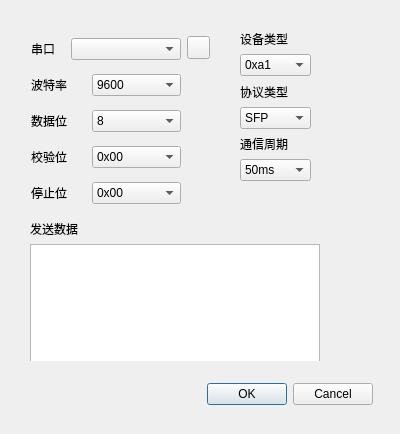
<?xml version="1.0" encoding="UTF-8"?>
<ui version="4.0">
 <class>setwindow</class>
 <widget class="QWidget" name="setwindow">
  <property name="geometry">
   <rect>
    <x>0</x>
    <y>0</y>
    <width>400</width>
    <height>434</height>
   </rect>
  </property>
  <property name="windowTitle">
   <string>Form</string>
  </property>
  <widget class="QDialogButtonBox" name="OKbuttonBox">
   <property name="geometry">
    <rect>
     <x>180</x>
     <y>380</y>
     <width>193</width>
     <height>28</height>
    </rect>
   </property>
   <property name="standardButtons">
    <set>QDialogButtonBox::Cancel|QDialogButtonBox::Ok</set>
   </property>
  </widget>
  <widget class="QWidget" name="layoutWidget">
   <property name="geometry">
    <rect>
     <x>240</x>
     <y>30</y>
     <width>75</width>
     <height>151</height>
    </rect>
   </property>
   <layout class="QVBoxLayout" name="verticalLayout_14">
    <item>
     <layout class="QVBoxLayout" name="verticalLayout">
      <item>
       <widget class="QLabel" name="label_11">
        <property name="maximumSize">
         <size>
          <width>55</width>
          <height>20</height>
         </size>
        </property>
        <property name="text">
         <string>设备类型</string>
        </property>
       </widget>
      </item>
      <item>
       <widget class="QComboBox" name="device_Box_6">
        <property name="maximumSize">
         <size>
          <width>71</width>
          <height>16777215</height>
         </size>
        </property>
        <item>
         <property name="text">
          <string>0xa1</string>
         </property>
        </item>
        <item>
         <property name="text">
          <string>0xa2</string>
         </property>
        </item>
        <item>
         <property name="text">
          <string>0xa3</string>
         </property>
        </item>
        <item>
         <property name="text">
          <string>0xa4</string>
         </property>
        </item>
        <item>
         <property name="text">
          <string>0xa5</string>
         </property>
        </item>
        <item>
         <property name="text">
          <string>0xa6</string>
         </property>
        </item>
        <item>
         <property name="text">
          <string>0xa7</string>
         </property>
        </item>
        <item>
         <property name="text">
          <string>0x18</string>
         </property>
        </item>
        <item>
         <property name="text">
          <string>0x19</string>
         </property>
        </item>
       </widget>
      </item>
     </layout>
    </item>
    <item>
     <layout class="QVBoxLayout" name="verticalLayout_2">
      <item>
       <widget class="QLabel" name="label_9">
        <property name="maximumSize">
         <size>
          <width>55</width>
          <height>20</height>
         </size>
        </property>
        <property name="text">
         <string>协议类型</string>
        </property>
       </widget>
      </item>
      <item>
       <widget class="QComboBox" name="protocol_Box_8">
        <property name="maximumSize">
         <size>
          <width>71</width>
          <height>16777215</height>
         </size>
        </property>
        <item>
         <property name="text">
          <string>SFP</string>
         </property>
        </item>
        <item>
         <property name="text">
          <string>RSSP-I</string>
         </property>
        </item>
        <item>
         <property name="text">
          <string>透传数据</string>
         </property>
        </item>
       </widget>
      </item>
     </layout>
    </item>
    <item>
     <layout class="QVBoxLayout" name="verticalLayout_13">
      <item>
       <widget class="QLabel" name="label_10">
        <property name="maximumSize">
         <size>
          <width>55</width>
          <height>20</height>
         </size>
        </property>
        <property name="text">
         <string>通信周期</string>
        </property>
       </widget>
      </item>
      <item>
       <widget class="QComboBox" name="cycle_Box_7">
        <property name="maximumSize">
         <size>
          <width>71</width>
          <height>16777215</height>
         </size>
        </property>
        <item>
         <property name="text">
          <string>50ms</string>
         </property>
        </item>
        <item>
         <property name="text">
          <string>100ms</string>
         </property>
        </item>
        <item>
         <property name="text">
          <string>200ms</string>
         </property>
        </item>
       </widget>
      </item>
     </layout>
    </item>
   </layout>
  </widget>
  <widget class="QWidget" name="layoutWidget">
   <property name="geometry">
    <rect>
     <x>31</x>
     <y>30</y>
     <width>179</width>
     <height>184</height>
    </rect>
   </property>
   <layout class="QHBoxLayout" name="horizontalLayout">
    <item>
     <layout class="QVBoxLayout" name="verticalLayout_3">
      <item>
       <layout class="QHBoxLayout" name="horizontalLayout_6">
        <item>
         <widget class="QLabel" name="label_3">
          <property name="maximumSize">
           <size>
            <width>55</width>
            <height>20</height>
           </size>
          </property>
          <property name="text">
           <string>串口</string>
          </property>
         </widget>
        </item>
        <item>
         <widget class="QComboBox" name="com1_serialBox">
          <property name="minimumSize">
           <size>
            <width>110</width>
            <height>0</height>
           </size>
          </property>
         </widget>
        </item>
       </layout>
      </item>
      <item>
       <layout class="QHBoxLayout" name="horizontalLayout_5">
        <item>
         <widget class="QLabel" name="label_4">
          <property name="maximumSize">
           <size>
            <width>55</width>
            <height>20</height>
           </size>
          </property>
          <property name="text">
           <string>波特率</string>
          </property>
         </widget>
        </item>
        <item>
         <widget class="QComboBox" name="com1_baudBox">
          <item>
           <property name="text">
            <string>9600</string>
           </property>
          </item>
          <item>
           <property name="text">
            <string>19200</string>
           </property>
          </item>
          <item>
           <property name="text">
            <string>38400</string>
           </property>
          </item>
          <item>
           <property name="text">
            <string>56000</string>
           </property>
          </item>
          <item>
           <property name="text">
            <string>115200</string>
           </property>
          </item>
          <item>
           <property name="text">
            <string>128000</string>
           </property>
          </item>
          <item>
           <property name="text">
            <string>256000</string>
           </property>
          </item>
          <item>
           <property name="text">
            <string>512000</string>
           </property>
          </item>
         </widget>
        </item>
       </layout>
      </item>
      <item>
       <layout class="QHBoxLayout" name="horizontalLayout_4">
        <item>
         <widget class="QLabel" name="label_5">
          <property name="maximumSize">
           <size>
            <width>55</width>
            <height>20</height>
           </size>
          </property>
          <property name="text">
           <string>数据位</string>
          </property>
         </widget>
        </item>
        <item>
         <widget class="QComboBox" name="com1_dataBox">
          <item>
           <property name="text">
            <string>8</string>
           </property>
          </item>
          <item>
           <property name="text">
            <string>7</string>
           </property>
          </item>
          <item>
           <property name="text">
            <string>6</string>
           </property>
          </item>
          <item>
           <property name="text">
            <string>5</string>
           </property>
          </item>
         </widget>
        </item>
       </layout>
      </item>
      <item>
       <layout class="QHBoxLayout" name="horizontalLayout_3">
        <item>
         <widget class="QLabel" name="label_6">
          <property name="maximumSize">
           <size>
            <width>55</width>
            <height>20</height>
           </size>
          </property>
          <property name="text">
           <string>校验位</string>
          </property>
         </widget>
        </item>
        <item>
         <widget class="QComboBox" name="com1_parityBox">
          <item>
           <property name="text">
            <string>0x00</string>
           </property>
          </item>
          <item>
           <property name="text">
            <string>0x01</string>
           </property>
          </item>
          <item>
           <property name="text">
            <string>0x02</string>
           </property>
          </item>
         </widget>
        </item>
       </layout>
      </item>
      <item>
       <layout class="QHBoxLayout" name="horizontalLayout_2">
        <item>
         <widget class="QLabel" name="label_7">
          <property name="maximumSize">
           <size>
            <width>55</width>
            <height>20</height>
           </size>
          </property>
          <property name="text">
           <string>停止位</string>
          </property>
         </widget>
        </item>
        <item>
         <widget class="QComboBox" name="com1_stopBox">
          <item>
           <property name="text">
            <string>0x00</string>
           </property>
          </item>
          <item>
           <property name="text">
            <string>0x01</string>
           </property>
          </item>
          <item>
           <property name="text">
            <string>0x02</string>
           </property>
          </item>
         </widget>
        </item>
       </layout>
      </item>
     </layout>
    </item>
    <item>
     <layout class="QVBoxLayout" name="verticalLayout_4">
      <item>
       <widget class="QPushButton" name="flushButton">
        <property name="minimumSize">
         <size>
          <width>23</width>
          <height>23</height>
         </size>
        </property>
        <property name="maximumSize">
         <size>
          <width>23</width>
          <height>23</height>
         </size>
        </property>
        <property name="styleSheet">
         <string notr="true">background-image: url(:/cycle/img/1.png);</string>
        </property>
        <property name="text">
         <string/>
        </property>
       </widget>
      </item>
      <item>
       <spacer name="verticalSpacer">
        <property name="orientation">
         <enum>Qt::Vertical</enum>
        </property>
        <property name="sizeType">
         <enum>QSizePolicy::Fixed</enum>
        </property>
        <property name="sizeHint" stdset="0">
         <size>
          <width>20</width>
          <height>148</height>
         </size>
        </property>
       </spacer>
      </item>
     </layout>
    </item>
   </layout>
  </widget>
  <widget class="QWidget" name="layoutWidget">
   <property name="geometry">
    <rect>
     <x>30</x>
     <y>220</y>
     <width>292</width>
     <height>141</height>
    </rect>
   </property>
   <layout class="QVBoxLayout" name="verticalLayout_5">
    <item>
     <widget class="QLabel" name="label_2">
      <property name="text">
       <string>发送数据</string>
      </property>
     </widget>
    </item>
    <item>
     <widget class="QTextEdit" name="sendtextEdit">
      <property name="minimumSize">
       <size>
        <width>290</width>
        <height>120</height>
       </size>
      </property>
      <property name="maximumSize">
       <size>
        <width>290</width>
        <height>120</height>
       </size>
      </property>
     </widget>
    </item>
   </layout>
  </widget>
 </widget>
 <resources/>
 <connections/>
</ui>
